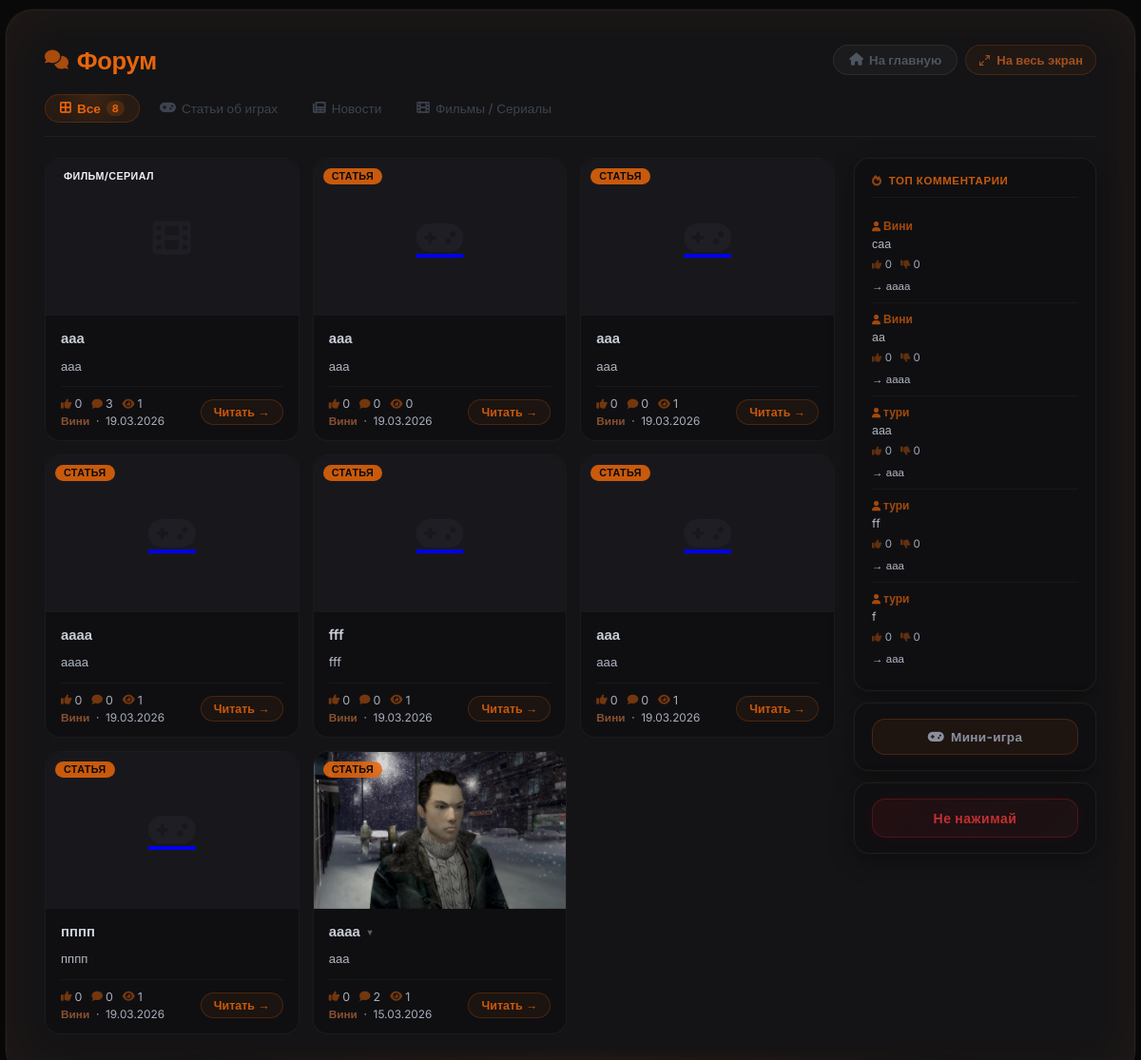
/forum, run on an earlier commit of the app's database.
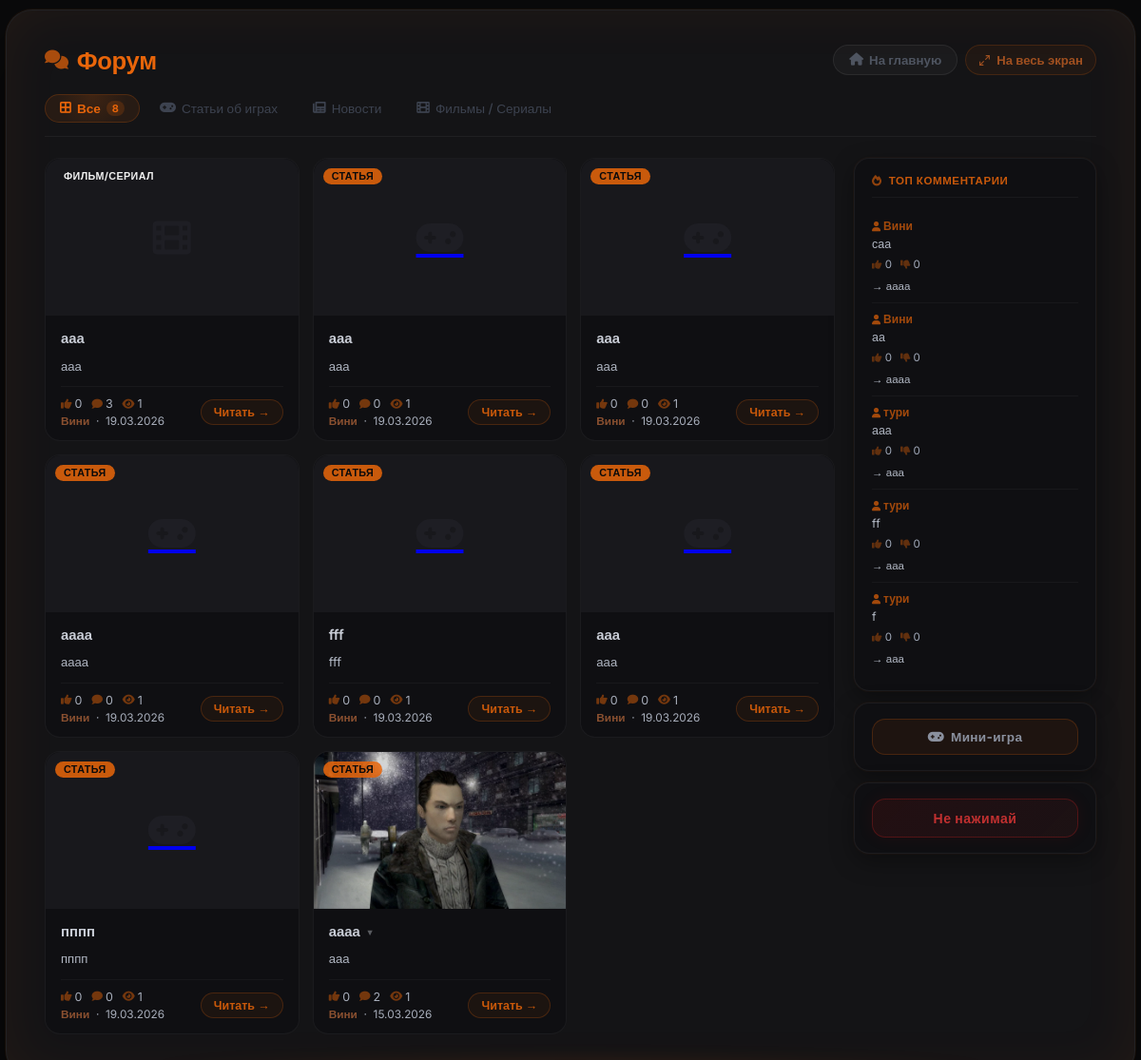
And on a later commit of the database.
### models.py (models this page shows, shortened)
class Article(db.Model):
    __tablename__ = 'articles'
    id          = db.Column(db.Integer, primary_key=True)
    title       = db.Column(db.String(300), nullable=False)
    preview     = db.Column(db.Text, nullable=True)       # краткое описание
    content     = db.Column(db.Text, nullable=False)
    image       = db.Column(db.String(500), nullable=True)  # URL изображения (старый способ)
    image_file  = db.Column(db.String(300), nullable=True)  # имя файла загруженного изображения
    video_url   = db.Column(db.String(500), nullable=True)  # ссылка на YouTube
    video_file  = db.Column(db.String(300), nullable=True)  # загруженный видео-файл
    category    = db.Column(db.String(50), default='article')
    views       = db.Column(db.Integer, default=0)
    likes       = db.Column(db.Integer, default=0)
    dislikes    = db.Column(db.Integer, default=0)
    created_at  = db.Column(db.DateTime, default=datetime.utcnow)
    updated_at  = db.Column(db.DateTime, default=datetime.utcnow, onupdate=datetime.utcnow)
    author_id   = db.Column(db.Integer, db.ForeignKey('users.id'), nullable=False)
    game_id     = db.Column(db.Integer, db.ForeignKey('games.id'), nullable=True)
    comments    = db.relationship('Comment',      backref='article', lazy='dynamic',
                                  cascade='all, delete-orphan')
    votes       = db.relationship('Vote',         backref='article', lazy='dynamic',
                                  cascade='all, delete-orphan')
    extra_pages = db.relationship('ExtraPage',    backref='article', lazy='dynamic',
                                  cascade='all, delete-orphan')
    dropdown_items = db.relationship('DropdownItem', backref='article', lazy='dynamic',
                                     cascade='all, delete-orphan', order_by='DropdownItem.order')
    article_views  = db.relationship('ArticleView',  backref='article', lazy='dynamic',
                                     cascade='all, delete-orphan')
    def get_image_url(self):
        if self.image_file:
            return f'/static/uploads/{self.image_file}'
        if self.image:
            return self.image
        return None

class User(db.Model, UserMixin):
    __tablename__ = 'users'
    id             = db.Column(db.Integer, primary_key=True)
    username       = db.Column(db.String(80),  unique=True, nullable=False)
    email          = db.Column(db.String(120), unique=True, nullable=False)
    password_hash  = db.Column(db.String(256), nullable=False)
    role           = db.Column(db.Integer, default=0)
    created_at     = db.Column(db.DateTime, default=datetime.utcnow)   # дата регистрации
    last_seen      = db.Column(db.DateTime, default=datetime.utcnow)
    banned_until   = db.Column(db.DateTime, nullable=True)
    ban_reason     = db.Column(db.String(500), nullable=True)
    banned_by_id   = db.Column(db.Integer, db.ForeignKey('users.id'), nullable=True)
    recovery_key   = db.Column(db.String(256), nullable=True)
    avatar         = db.Column(db.String(300), nullable=True)
    terms_agreed   = db.Column(db.Boolean, default=False)
    privacy_agreed = db.Column(db.Boolean, default=False)
    articles       = db.relationship('Article',  backref='author',     lazy='dynamic', foreign_keys='Article.author_id')
    comments       = db.relationship('Comment',  backref='author',     lazy='dynamic', foreign_keys='Comment.author_id')
    votes          = db.relationship('Vote',     backref='user',       lazy='dynamic')
    extra_pages    = db.relationship('ExtraPage', backref='author',    lazy='dynamic', foreign_keys='ExtraPage.author_id')
    comment_reactions = db.relationship('CommentReaction', backref='user', lazy='dynamic')

class Comment(db.Model):
    __tablename__ = 'comments'
    id         = db.Column(db.Integer, primary_key=True)
    content    = db.Column(db.Text, nullable=False)
    created_at = db.Column(db.DateTime, default=datetime.utcnow)
    article_id = db.Column(db.Integer, db.ForeignKey('articles.id'), nullable=False)
    author_id  = db.Column(db.Integer, db.ForeignKey('users.id'),    nullable=False)
    parent_id  = db.Column(db.Integer, db.ForeignKey('comments.id'), nullable=True)
    likes      = db.Column(db.Integer, default=0)
    dislikes   = db.Column(db.Integer, default=0)
    replies    = db.relationship('Comment',
                                 backref=db.backref('parent', remote_side='Comment.id'),
                                 lazy='dynamic',
                                 cascade='all, delete-orphan',
                                 primaryjoin='Comment.parent_id == Comment.id',
                                 order_by='Comment.created_at')
    reactions  = db.relationship('CommentReaction', backref='comment', lazy='dynamic',
                                 cascade='all, delete-orphan')

### app.py (the view)
@app.route('/forum')
def forum():
    category     = request.args.get('category', 'all')
    q            = Article.query
    if category in ('article', 'news', 'film'):
        q = q.filter_by(category=category)
    articles     = q.order_by(Article.created_at.desc()).all()
    top_comments = Comment.query.order_by(Comment.likes.desc()).limit(5).all()
    settings     = SiteSettings.get()
    return render_template('forum.html', articles=articles,
                           category=category, top_comments=top_comments,
                           chaos_button_enabled=settings.chaos_button_enabled)

### app.py (called while the page is built)
@app.before_request
def update_last_seen():
    if current_user.is_authenticated:
        current_user.last_seen = datetime.utcnow()
        db.session.commit()

@app.after_request
def add_security_headers(response):
    if request.path.startswith('/game'):
        response.headers['X-Frame-Options'] = 'SAMEORIGIN'
    else:
        response.headers['X-Frame-Options'] = 'DENY'
    response.headers['X-Content-Type-Options'] = 'nosniff'
    response.headers['X-XSS-Protection']       = '1; mode=block'
    response.headers.pop('Server', None)
    response.headers.pop('X-Powered-By', None)
    return response

### models.py (called while the page is built)
    @staticmethod
    def get():
        s = SiteSettings.query.first()
        if not s:
            s = SiteSettings(chaos_button_enabled=False)
            db.session.add(s)
            db.session.commit()
        return s

### templates/forum.html (shortened to what this page needs)
{% extends "base.html" %}
{% block body_class %}has-own-fs{% endblock %}
{% block content %}
<div class="forum-outer">
<div class="forum-card">
    <div class="forum-header">
        <h1 class="forum-title"><i class="fas fa-comments"></i> Форум</h1>
        <div style="display:flex; gap:8px; flex-wrap:wrap;">
            <a href="{{ url_for('index') }}" class="btn btn-secondary"><i class="fas fa-home"></i> На главную</a>
            <button id="fsBtn" onclick="_fsToggle()" title="На весь экран" style="
                display:inline-flex;align-items:center;gap:6px;padding:7px 13px;border-radius:20px;
                background:rgba(232,101,10,0.06);border:1px solid rgba(232,101,10,0.18);
                color:#a05020;font-size:0.82rem;font-weight:600;cursor:pointer;
                font-family:inherit;transition:all 0.2s;
            " onmouseover="this.style.background='rgba(232,101,10,0.14)';this.style.color='#e8650a';this.style.borderColor='rgba(232,101,10,0.4)'"
               onmouseout="this.style.background='rgba(232,101,10,0.06)';this.style.color='#a05020';this.style.borderColor='rgba(232,101,10,0.18)'">
                <svg style="width:13px;height:13px;stroke:currentColor;fill:none;stroke-width:2;stroke-linecap:round;stroke-linejoin:round" viewBox="0 0 24 24" id="fsBtnSvg">
                    <polyline points="15 3 21 3 21 9"/><polyline points="9 21 3 21 3 15"/>
                    <line x1="21" y1="3" x2="14" y2="10"/><line x1="3" y1="21" x2="10" y2="14"/>
                </svg>
                <span id="fsBtnLabel">На весь экран</span>
            </button>
        </div>
    </div>
    <div class="forum-tabs">
        <a href="{{ url_for('forum', category='all') }}" class="tab-link {% if category == 'all' %}active{% endif %}">
            <i class="fas fa-border-all"></i> Все
            {% if category == 'all' and articles %}<span class="tab-count">{{ articles|length }}</span>{% endif %}
        </a>
        <a href="{{ url_for('forum', category='article') }}" class="tab-link {% if category == 'article' %}active{% endif %}">
            <i class="fas fa-gamepad"></i> Статьи об играх
        </a>
        <a href="{{ url_for('forum', category='news') }}" class="tab-link {% if category == 'news' %}active{% endif %}">
            <i class="fas fa-newspaper"></i> Новости
        </a>
        <a href="{{ url_for('forum', category='film') }}" class="tab-link {% if category == 'film' %}active{% endif %}">
            <i class="fas fa-film"></i> Фильмы / Сериалы
        </a>
    </div>
    <div class="forum-body">
        <div class="cards-grid">
            {% if articles %}
                {% for art in articles %}
                <div class="article-card">
                    <span class="card-badge {{ art.category }}">{% if art.category == 'news' %}Новость{% elif art.category == 'film' %}Фильм/Сериал{% else %}Статья{% endif %}</span>
                    <a href="{{ url_for('article', article_id=art.id) }}" class="card-thumb-link">
                        {% if art.get_image_url() %}
                            <img src="{{ art.get_image_url() }}" alt="{{ art.title }}" class="card-thumb">
                        {% else %}
                            <div class="card-thumb-ph"><i class="fas fa-{% if art.category == 'news' %}newspaper{% elif art.category == 'film' %}film{% else %}gamepad{% endif %}"></i></div>
                        {% endif %}
                    </a>
                    <div class="card-body">
                        <div class="card-title-wrap">
                            <a href="{{ url_for('article', article_id=art.id) }}" class="card-title">
                                {{ art.title }}
                                {% set drops = art.dropdown_items | selectattr('is_active') | list %}
                                {% if drops %}<span class="drop-arrow">▾</span>{% endif %}
                            </a>
                            {% set drops = art.dropdown_items | selectattr('is_active') | list %}
                        </div>
                        {% if art.preview %}
                            <p class="card-preview">{{ art.preview }}</p>
                        {% elif art.content %}
                            <p class="card-preview">{{ art.content | striptags | truncate(110) }}</p>
                        {% endif %}
                        <div class="card-footer">
                            <div>
                                <div class="card-stats">
                                    <span><i class="fas fa-thumbs-up"></i> {{ art.likes }}</span>
                                    <span><i class="fas fa-comment"></i> {{ art.comments.count() }}</span>
                                    <span><i class="fas fa-eye"></i> {{ art.views }}</span>
                                </div>
                                <div class="card-info" style="margin-top:4px;">
                                    <strong>{{ art.author.username }}</strong> &nbsp;·&nbsp; {{ art.created_at.strftime('%d.%m.%Y') }}
                                </div>
                            </div>
                            <a href="{{ url_for('article', article_id=art.id) }}" class="read-btn">Читать →</a>
                        </div>
                    </div>
                </div>
                {% endfor %}
            {% else %}
                <div class="cards-empty">
                    <i class="fas fa-comments"></i>
                    <p>Статей пока нет</p>
                </div>
            {% endif %}
        </div>
        <aside class="forum-sidebar">
            <div class="sidebar-block">
                <div class="sb-title"><i class="fas fa-fire"></i> Топ комментарии</div>
                {% if top_comments %}
                    {% for comment in top_comments %}
                    <div class="top-comment">
                        <div class="tc-author"><i class="fas fa-user" style="font-size:0.65rem; margin-right:3px;"></i>{{ comment.author.username }}</div>
                        <div class="tc-text">{{ comment.content }}</div>
                        <div class="tc-stats"><span><i class="fas fa-thumbs-up"></i> {{ comment.likes }}</span><span><i class="fas fa-thumbs-down"></i> {{ comment.dislikes }}</span></div>
                        <a href="{{ url_for('article', article_id=comment.article_id) }}#comment-{{ comment.id }}" class="tc-link">→ {{ comment.article.title | truncate(28) }}</a>
                    </div>
                    {% endfor %}
                {% else %}
                    <div style="color:#1e2028; font-size:0.8rem; text-align:center; padding:14px 0;">
                        <i class="fas fa-comment-slash" style="display:block; font-size:1.6rem; margin-bottom:7px; opacity:0.08;"></i>
                        Комментариев пока нет
                    </div>
                {% endif %}
            </div>
            <div class="sidebar-block">
                <button id="ogOpenBtn" style="
                    width:100%; padding:10px 0; border-radius:14px; font-size:0.85rem;
                    font-weight:700; cursor:pointer; font-family:inherit;
                    background:rgba(232,101,10,0.07); border:1px solid rgba(232,101,10,0.2);
                    color:#8a909e; letter-spacing:0.3px; transition:all 0.2s;
                    display:flex; align-items:center; justify-content:center; gap:7px;
                " onmouseover="this.style.background='rgba(232,101,10,0.14)';this.style.color='#e8650a';this.style.borderColor='rgba(232,101,10,0.4)';"
                   onmouseout="this.style.background='rgba(232,101,10,0.07)';this.style.color='#8a909e';this.style.borderColor='rgba(232,101,10,0.2)';">
                    <i class="fas fa-gamepad"></i> Мини-игра
                </button>
            </div>
            {% if chaos_button_enabled %}
            <div class="sidebar-block" id="chaosBlock">
                <button id="chaosBtn" onclick="triggerChaos()" style="
                    width:100%; padding:11px 0; border-radius:14px; font-size:0.88rem;
                    font-weight:800; cursor:pointer; font-family:inherit;
                    background:linear-gradient(135deg,rgba(180,20,20,0.12),rgba(232,64,64,0.06));
                    border:1px solid rgba(200,30,30,0.3); color:#c03030;
                    letter-spacing:0.5px; transition:all 0.25s;
                    display:flex; align-items:center; justify-content:center; gap:8px;
                    box-shadow: 0 0 18px rgba(200,30,30,0.08);
                    animation: chaosPulse 2.5s ease-in-out infinite;
                ">
                    Не нажимай
                </button>
            </div>
            {% endif %}
        </aside>
    </div>
</div>
</div>
{% endblock %}

### templates/base.html (shortened to what this page needs)
<!DOCTYPE html>
<html lang="ru">
<head>
    <link rel="stylesheet" href="https://cdnjs.cloudflare.com/ajax/libs/font-awesome/6.0.0-beta3/css/all.min.css">
</head>
<body class="{% block body_class %}{% endblock %}">
    <div class="container">
        {% block content %}{% endblock %}
    </div>
</body>
</html>

### templates/base.html (style rules this page uses)
* { margin:0; padding:0; box-sizing:border-box; }
body { background:#0a0a0b; color:#f0f0f0; font-family:'Inter',sans-serif; min-height:100vh; display:flex; justify-content:center; align-items:center; padding:20px; }
.container { max-width:800px; width:100%; background:#141416; border-radius:48px; padding:48px; box-shadow:0 0 0 1px rgba(232,101,10,0.06), 0 25px 50px rgba(0,0,0,0.7); border:1px solid rgba(255,255,255,0.06); }
h1, h2 { color:#ff6600; margin-bottom:20px; }
.btn { background:#e8650a; color:#0a0a0b; border:none; padding:12px 24px; border-radius:60px; cursor:pointer; font-weight:600; transition:0.2s; }
.btn-secondary { background:rgba(255,255,255,0.04); color:#c9cdd6; border:1px solid rgba(232,101,10,0.25); }

What changed in the data, as far as the page shows it:
changed Article (number 2 of 8 on the later page): views "0" → "1"
